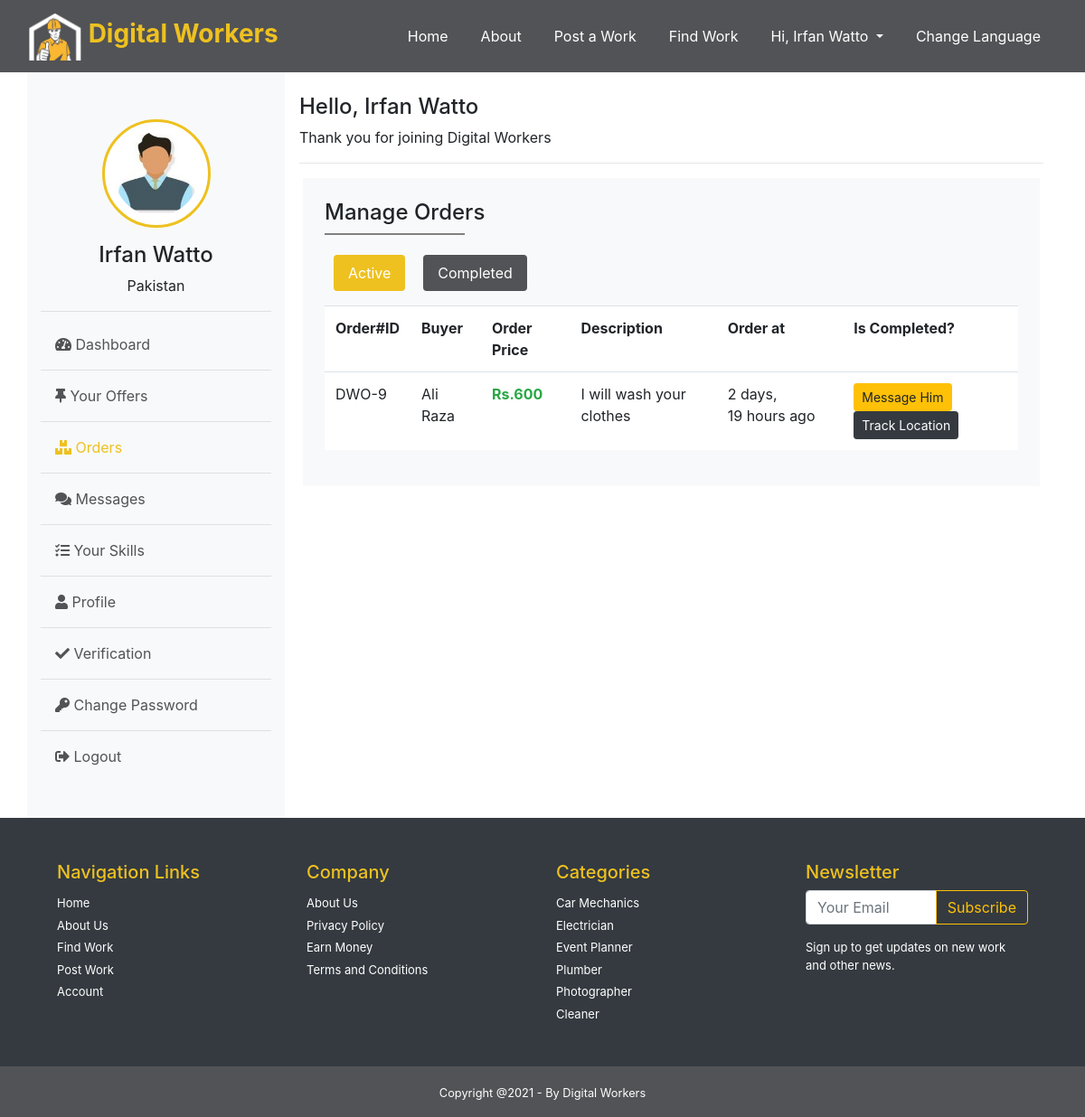
/worker/orders (signed in), run on an earlier commit of the app's database.
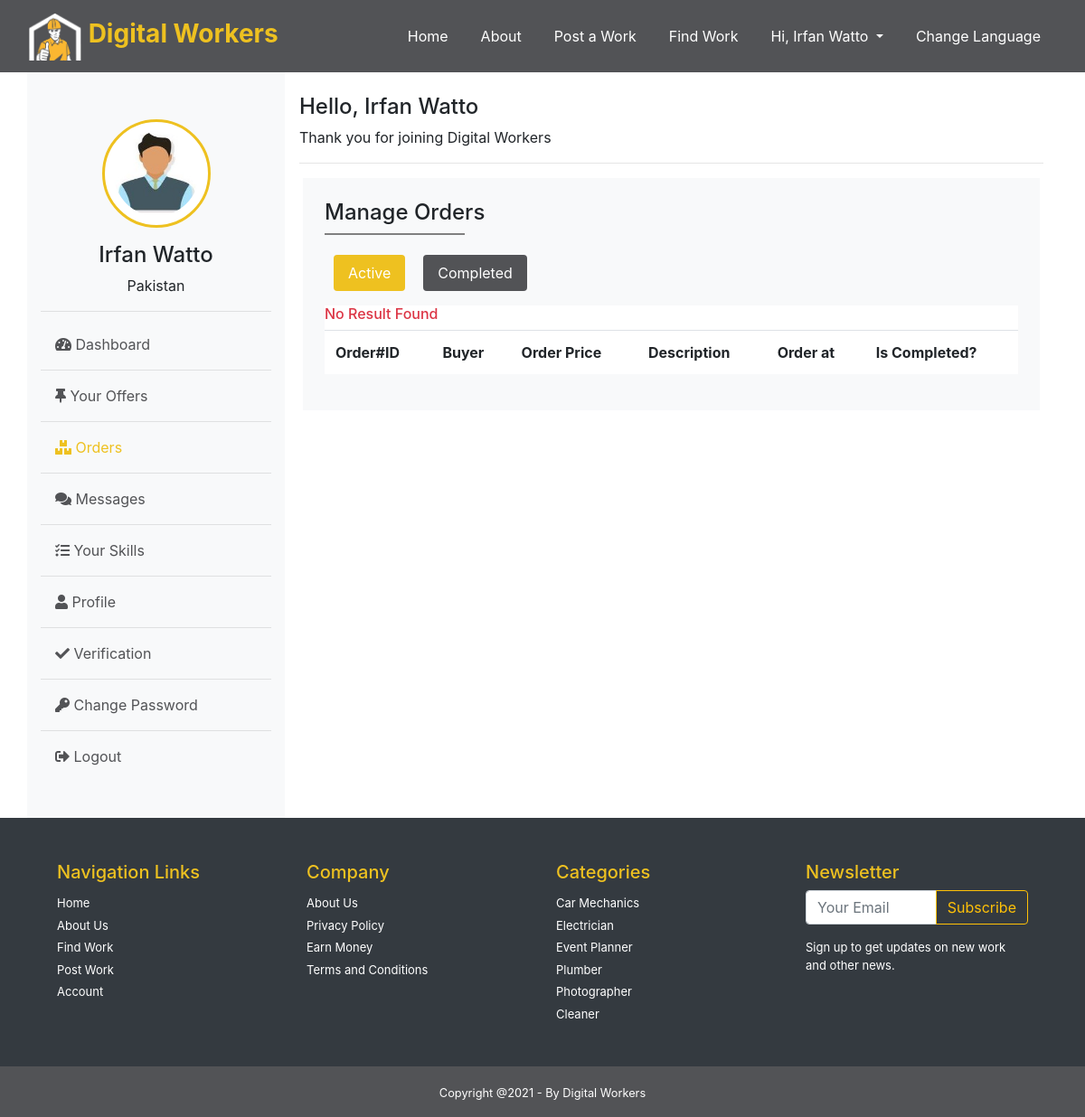
And on a later commit of the database.
### Worker/models.py (models this page shows, shortened)
class Order(models.Model):
    id = models.BigAutoField(primary_key=True)
    offer = models.ForeignKey(Offer, on_delete=models.CASCADE, null=True)
    order_by = models.ForeignKey(settings.AUTH_USER_MODEL, on_delete=models.CASCADE, null=True,related_name='order_by')
    order_to = models.ForeignKey(settings.AUTH_USER_MODEL, on_delete=models.CASCADE, null=True,related_name='order_to')
    ordered_at=models.DateTimeField(auto_now_add=True)
    status=models.CharField(max_length=60, null=True, default='active')

class Offer(models.Model):
    id = models.BigAutoField(primary_key=True)
    budget = models.IntegerField( null=True)
    due_date = models.DateTimeField( null=True)
    description = models.TextField( null=True)
    offer_by = models.ForeignKey(settings.AUTH_USER_MODEL, on_delete=models.CASCADE, null=True)
    work = models.ForeignKey(Work, on_delete=models.CASCADE, null=True)
    offer_at = models.DateTimeField(auto_now_add=True)
    offer_to = models.CharField(max_length=120, null=True)
    is_accepted=models.BooleanField( default=False)

### Home/models.py (models this page shows, shortened)
class User(AbstractBaseUser):
    id = models.BigAutoField(primary_key=True)
    name = models.CharField(max_length=30, blank=True)
    email = models.EmailField(max_length=60, unique=True, blank=False)
    date_joined =models.DateTimeField(auto_now_add=True)
    last_login =models.DateTimeField(auto_now=True,blank=True)
    is_admin = BooleanField(default=False)
    is_active = BooleanField(default=True)
    is_staff = BooleanField(default=False)
    is_superuser = BooleanField(default=False)
    role = models.CharField(max_length=30, default='User', blank=True)
    USERNAME_FIELD = 'email'
    REQUIRED_FIELDS= [ 'name','role']
    objects  = MyUserManager()

### Middlewares/auth_worker.py (the view)
    def middleware(request):
        if not request.user.is_authenticated:
            messages.error(request, 'You need to login as Worker!')
            return redirect('login')
        elif request.user.role != 'worker':
            messages.error(request, 'You need to login as Worker!')
            return redirect('login')
        response = get_response(request)
        return response

### Middlewares/auth_worker.py (called while the page is built)
def auth_middleware(get_response):
    def middleware(request):
        if not request.user.is_authenticated:
            messages.error(request, 'You need to login as Worker!')
            return redirect('login')
        elif request.user.role != 'worker':
            messages.error(request, 'You need to login as Worker!')
            return redirect('login')
        response = get_response(request)
        return response
    return middleware

### Worker/views.py (called while the page is built)
@auth_middleware
def orders(request):
    if request.method == 'GET' and request.GET.get('order_id'):
        oid =request.GET.get('order_id')
        order=Order.objects.get(id=oid)
        review = Review.objects.get(order=order)
        return JsonResponse({"status":200,"rating":review.rating})
    context={
        "orders_ava":Order.objects.filter(order_to=request.user).filter(status="active").order_by('-ordered_at'),
        "orders_com":Order.objects.filter(order_to=request.user).filter(status="completed").order_by('-ordered_at'),
    }
    return render(request,"Worker/orders.html", context)

### templates/Worker/orders.html (shortened to what this page needs)
{% extends 'Worker/layout.html' %}
{% block orders %}active{% endblock orders %}
{% load static %}
{% block body %}
<div class="box m-1 bg-light  p-4" >
    <h4>Manage Orders</h4>
    <hr style="width: 20%; float:left; margin:0;border:1px solid gray;"> <br>
        <ul class="nav nav-pills mb-3" id="pills-tab" role="tablist">
            <li class="nav-item">
            <a class="nav-link active bg-gray" id="pills-home-tab" data-toggle="pill" href="#pills-home" role="tab" aria-controls="pills-home" aria-selected="true">Active</a>
            </li>
            <li class="nav-item">
            <a class="nav-link bg-gray" id="pills-profile-tab" data-toggle="pill" href="#pills-profile" role="tab" aria-controls="pills-profile" aria-selected="false">Completed</a>
            </li>
        </ul>
        <div class="tab-content" id="pills-tabContent">
            <div class="tab-pane fade show active bg-white" id="pills-home" role="tabpanel" aria-labelledby="pills-home-tab">
                <table class="table">
                    <tr>
                        <th>Order#ID</th>
                        <th>Buyer</th>
                        <th>Order Price</th>
                        <th>Description</th>
                        <th>Order at</th>
                        <th>Is Completed? </th>
                    </tr>
                    {% if orders_ava %}
                    {% for order in orders_ava %}
                    <tr>
                        <td>DWO-{{order.id}}</td>
                        <td>{{order.order_by.name}}</td>
                        <td class="text-success text-bold">Rs.{{order.offer.budget}}</td>
                        <td>{{order.offer.description|truncatechars:30}}</td>
                        <td>{{order.ordered_at|timesince}} ago</td>
                        <form action="{% url 'offers' %}" method="get"> <input type="hidden" name="wid" value="{{work.id}}" >
                        <td></form><a class="btn btn-sm btn-warning" href="inbox?sender={{order.order_by.id}}">Message Him</a>
                        <button class="btn btn-dark btn-sm" data-toggle="modal" data-target="#locationModal{{order.id}}">Track Location</button></td>
                    </tr>
                    {% endfor %}
                    {% else %}
                    <h6 class="text-danger">No Result Found</h6>
                    {% endif %}
                </table>
            </div>
        </div>
</div>
{% endblock body %}

What changed in the data, as far as the page shows it:
no longer on this page (row edited): Order: id "9", order_by.name "Ali Raza", offer.budget "600", offer.description "I will wash your clothes", ordered_at "2 days, 19 hours"
Also different on the page:
text now shown: "No Result Found"
